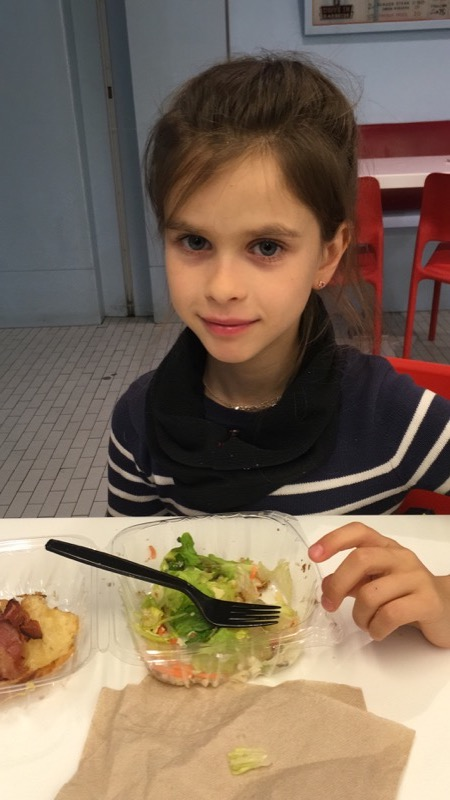
#> input picture face-recognition/test-data/test_Diana.jpg, 450 x 800 px
$ jupyter execute DetectFace.ipynb
#> lines starting #> are read from the running program, lines starting #| are printed output that depends on the picture
[cell 1]
import cv2
import os
import sys
import matplotlib.pyplot as plt
import matplotlib.image as mpimg
import time

def to_gray(img):
    return cv2.cvtColor(img, cv2.COLOR_BGR2GRAY)

def face_cascade(name='lbp'):
    xml_path = {
        'lbp': 'opencv-files/lbpcascade_frontalface.xml',
        'haar': 'opencv-files/haarcascade_frontalface_alt.xml'
    }[name]
    return cv2.CascadeClassifier(xml_path)

def draw_rectangle(img, rect):
    (x, y, w, h) = rect
    cv2.rectangle(img, (x, y), (x+w, y+h), (0, 255, 0), 2)

def detect_face(img):
    gray = to_gray(img)
    fc = face_cascade('lbp')
    fch = face_cascade('haar')

    # where face is "rect" - (x, y, w, h)
    faces = fc.detectMultiScale(gray, scaleFactor=1.3, minNeighbors=3)
    faces_h = fch.detectMultiScale(gray, scaleFactor=1.3, minNeighbors=5)

    # choose moooooore faces
    if len(faces_h) > len(faces):
        faces = faces_h

    result = []
    for face in faces:
        (x, y, w, h) = face
        result.append((gray[y:y+w, x:x+h], face))

    # [(grayImg, rect), ...]
    return result

[cell 2]
img_path_list = [
    'test-data/test_Diana.jpg',
    'test-data/test5.jpg',
    'test-data/test6.jpg',
    'test-data/test7.jpg',
    'test-data/testJulia_Di.jpg',
    'test-data/testAnton_Di.jpg'
]

plt.ion() # Turn interactive mode ON

plt.figure(figsize=(20,10))
columns = 4
i = 0
for img_path in img_path_list:
    img = mpimg.imread(img_path)
#> img is the input picture: shape (800, 450, 3); mean R, G, B 128.5, 109, 91.4
    plt.subplot(len(img_path_list) / columns + 1, columns, i + 1)

    faces = detect_face(img)
#> in to_gray, `return cv2.cvtColor(img, cv2.COLOR_BGR2GRAY)`:
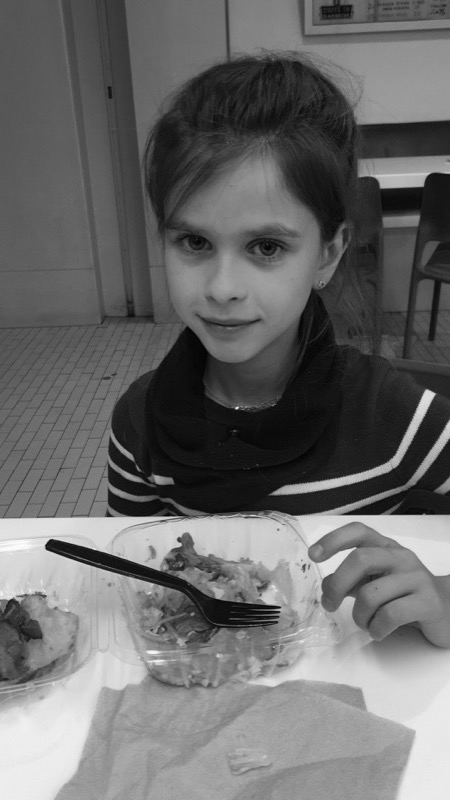
#> returned value: shape (800, 450); min 0, max 253, mean 106
#> in detect_face, `faces = fc.detectMultiScale(gray, scaleFactor=1.3, minNeighbors=3)`: faces = [[128, 167, 209, 209]]
#> in detect_face, `faces_h = fch.detectMultiScale(gray, scaleFactor=1.3, minNeighbors=5)`: faces_h = [[128, 173, 202, 202]]
#> the loop in detect_face, `for face in faces:` made 1 pass
#> after the loop in detect_face, `for face in faces:`: result = 1 item
#> faces = 1 item
    for item in faces:
        draw_rectangle(img, item[1])
#> this loop made 1 pass

    plt.annotate(os.path.basename(img_path), xy=(0, 0), xytext=(0, 0))
    plt.imshow(img)
    plt.xticks([]), plt.yticks([])
    i+=1
#> pass 2 of the loop `for img_path in img_path_list:`:
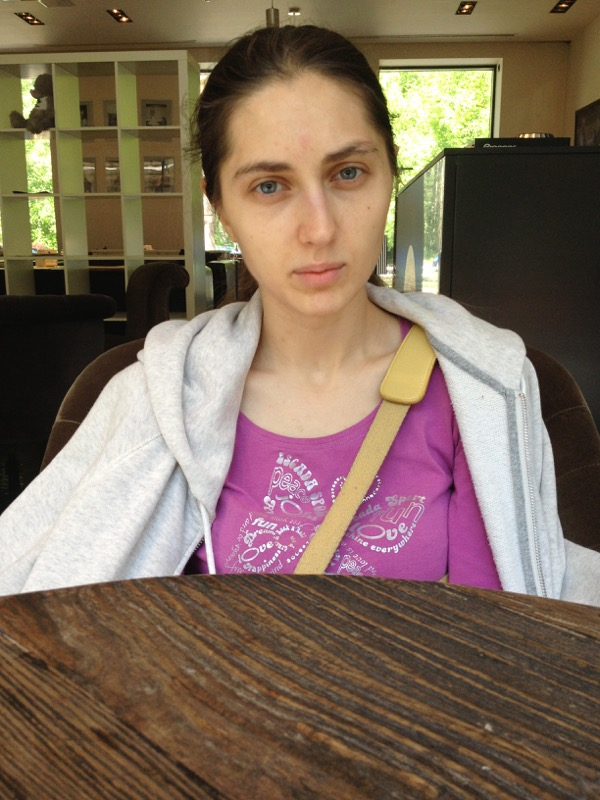
#> input picture face-recognition/test-data/test5.jpg, 600 x 800 px
#> img is the input picture: shape (800, 600, 3); mean R, G, B 127.4, 107.1, 90.8
#> in to_gray (call 2), `return cv2.cvtColor(img, cv2.COLOR_BGR2GRAY)`:
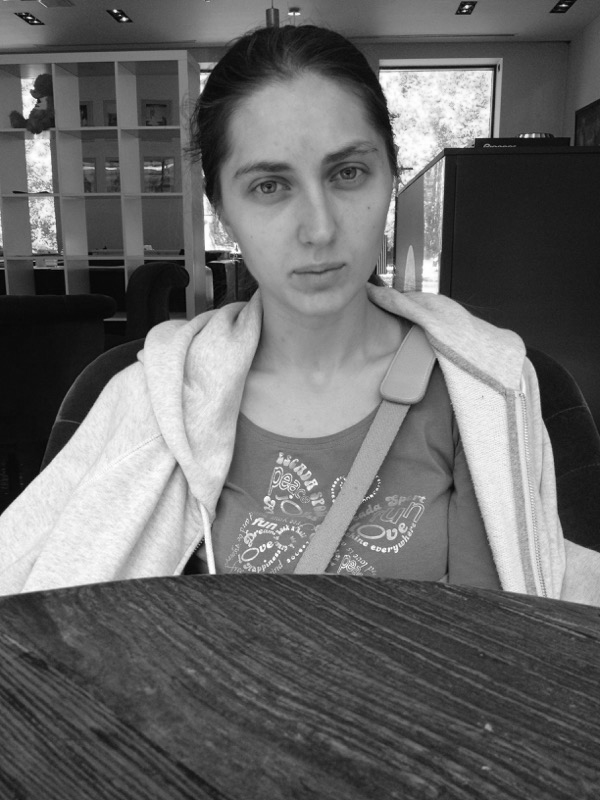
#> returned value: shape (800, 600); min 1, max 255, mean 104.5
#> the loop in detect_face (call 2), `for face in faces:` made 1 pass
#> (x, y, w, h) on pass 1: (207, 103, 211, 211)
#> the loop `for item in faces:` made 1 pass
#> pass 3 of the loop `for img_path in img_path_list:`:
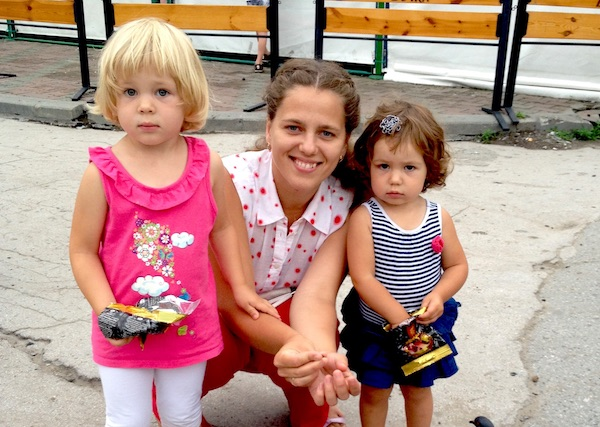
#> input picture face-recognition/test-data/test6.jpg, 600 x 427 px
#> img is the input picture: shape (427, 600, 3); mean R, G, B 182, 146.9, 137.4
#> in to_gray (call 3), `return cv2.cvtColor(img, cv2.COLOR_BGR2GRAY)`:
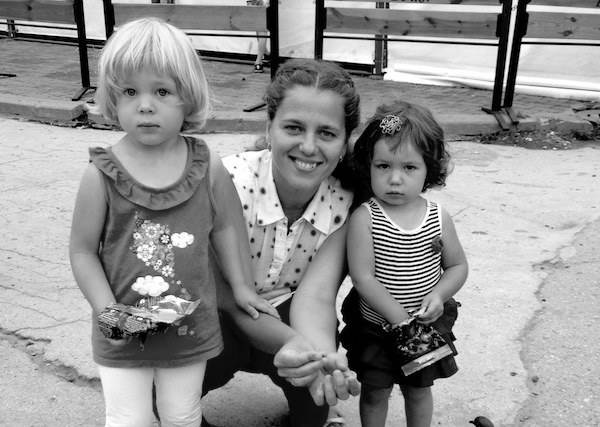
#> returned value: shape (427, 600); min 0, max 255, mean 148
#> `faces = detect_face(img)`: faces = 3 items
#> the loop `for item in faces:` made 3 passes
#> (x in draw_rectangle, y in draw_rectangle, w in draw_rectangle, h in draw_rectangle) on passes 1 to 3: (360, 140, 73, 73), (105, 61, 85, 85), (265, 95, 90, 90)
#> the loop made 6 passes; the first 3 are shown

plt.show()
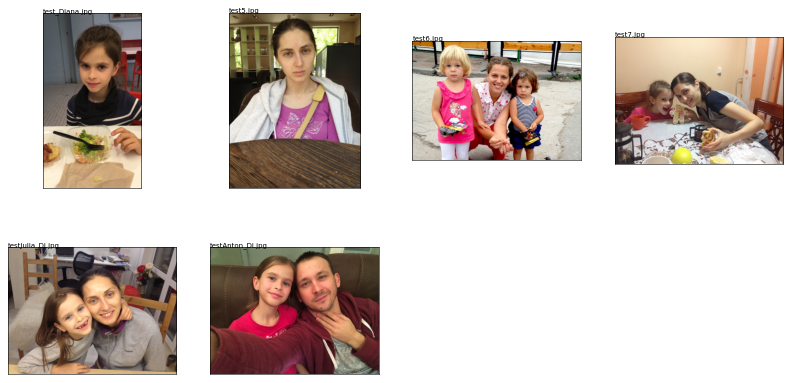
#> figure drawn by matplotlib, 6 panels
